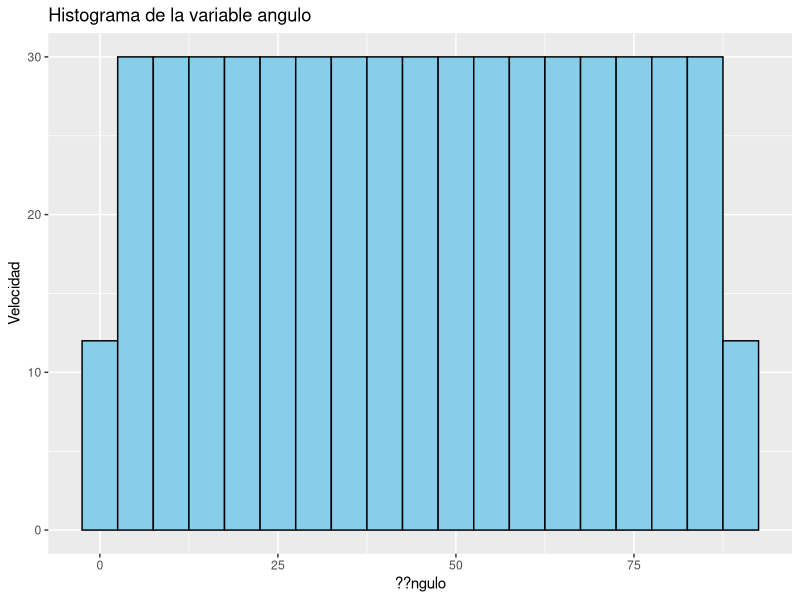
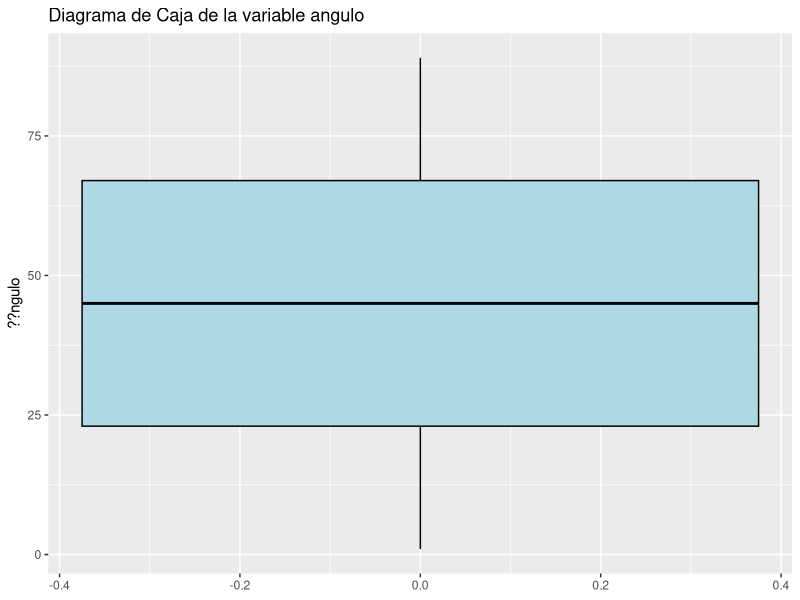
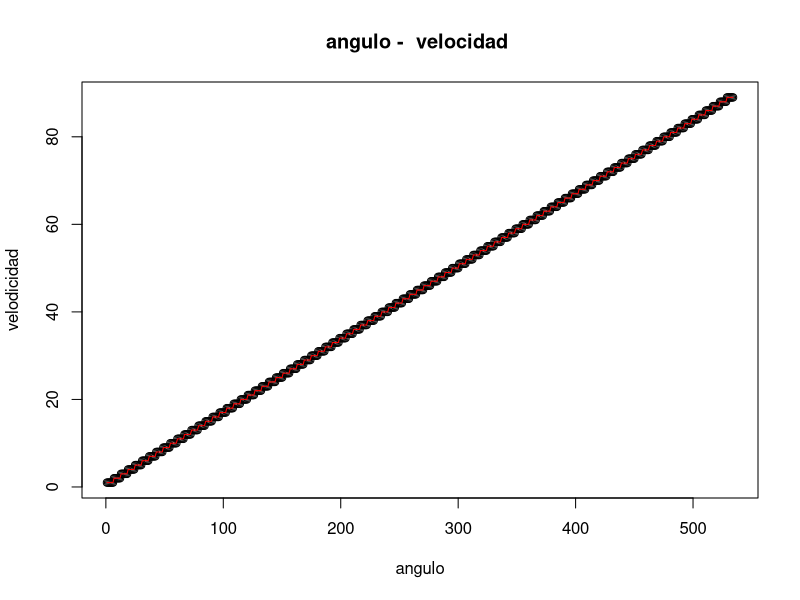
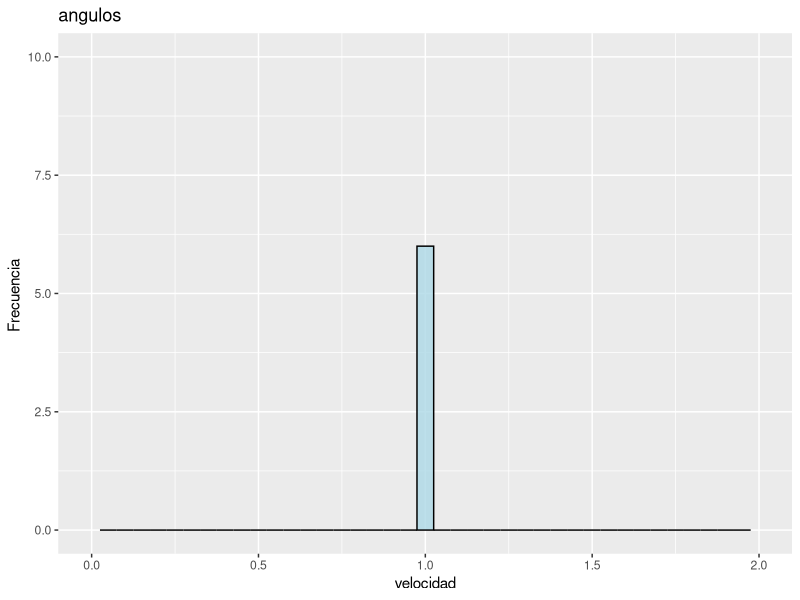

These charts were generated, in order, by the following R code:
# Establecer el directorio de trabajo
setwd("C:/Users/KEVIN MARCA/Downloads/Proyecto Reto/Data set")

# Cargar los datos
datos <- read.csv("DatosVuelo.csv", header = TRUE, sep = ";", dec = ",")

# Visualizar los datos
View(datos)
dimnames(datos)
labels(datos)
##attach(datos)

# An??lisis descriptivo para la variable angulo
min(datos$angulo)
max(datos$angulo)
range(datos$angulo)
diff(range(datos$angulo))

table(datos$angulo)
cuartiles <- quantile(datos$angulo, probs = c(0.25, 0.5, 0.75))
cuantil <- quantile(datos$angulo, probs = c(0.27))
deciles <- quantile(datos$angulo, probs = seq(0.1, 0.9, by = 0.1))
IQR(datos$angulo)

datos$anguloCut <- cut(datos$angulo, breaks = quantile(datos$angulo, probs = seq(0, 1, by = 0.2)), include.lowest = TRUE)
head(datos)
absoluta <- table(datos$anguloCut)
relativa <- round(prop.table(absoluta), 2)
summary(datos)
etiqueta <- rownames(absoluta)
porcentaje <- relativa * 100
#Histograma 
library(ggplot2)
# Crear el histograma con separaci??n entre columnas y velocidad en el eje y
ggplot(datos, aes(x = angulo)) +
  geom_histogram(binwidth = 5, fill = "skyblue", color = "black") +
  labs(title = "Histograma de la variable angulo",
       x = "??ngulo",
       y = "Velocidad")


# Crear el diagrama de caja
ggplot(datos, aes(y = angulo)) +
  geom_boxplot(fill = "lightblue", color = "black") +
  labs(title = "Diagrama de Caja de la variable angulo",
       y = "??ngulo")



#MEDIDAS DE DISPERSION 

media <- mean(datos$angulo)
varianza <- var(datos$angulo)
desviacion <- sd(datos$angulo)
plot(x  = datos$angulo, y = datos$velocidad0,
     main = "angulo -  velocidad ", xlab = "angulo", ylab = "velodicidad")
lines(datos$angulo,datos$velocidad0, type="l", col="red", pch= 16 )

ggplot(data=datos, aes(x= angulo))+
  geom_histogram(binwidth = 0.05, fill = "lightblue", color="black", alpha=0.8)+
  geom_vline(xintercept = media, color="red",linetype="dashed",size=1)+
  geom_vline(xintercept = media - desviacion, color ="blue", linetype="dashed", size=1)+
  geom_vline(xintercept = media + desviacion, color="blue",linetype="dashed", size=1)+
  xlim(0,02)+
  ylim(0,10)+
  labs(title="angulos", x = "velocidad",y ="Frecuencia ")


